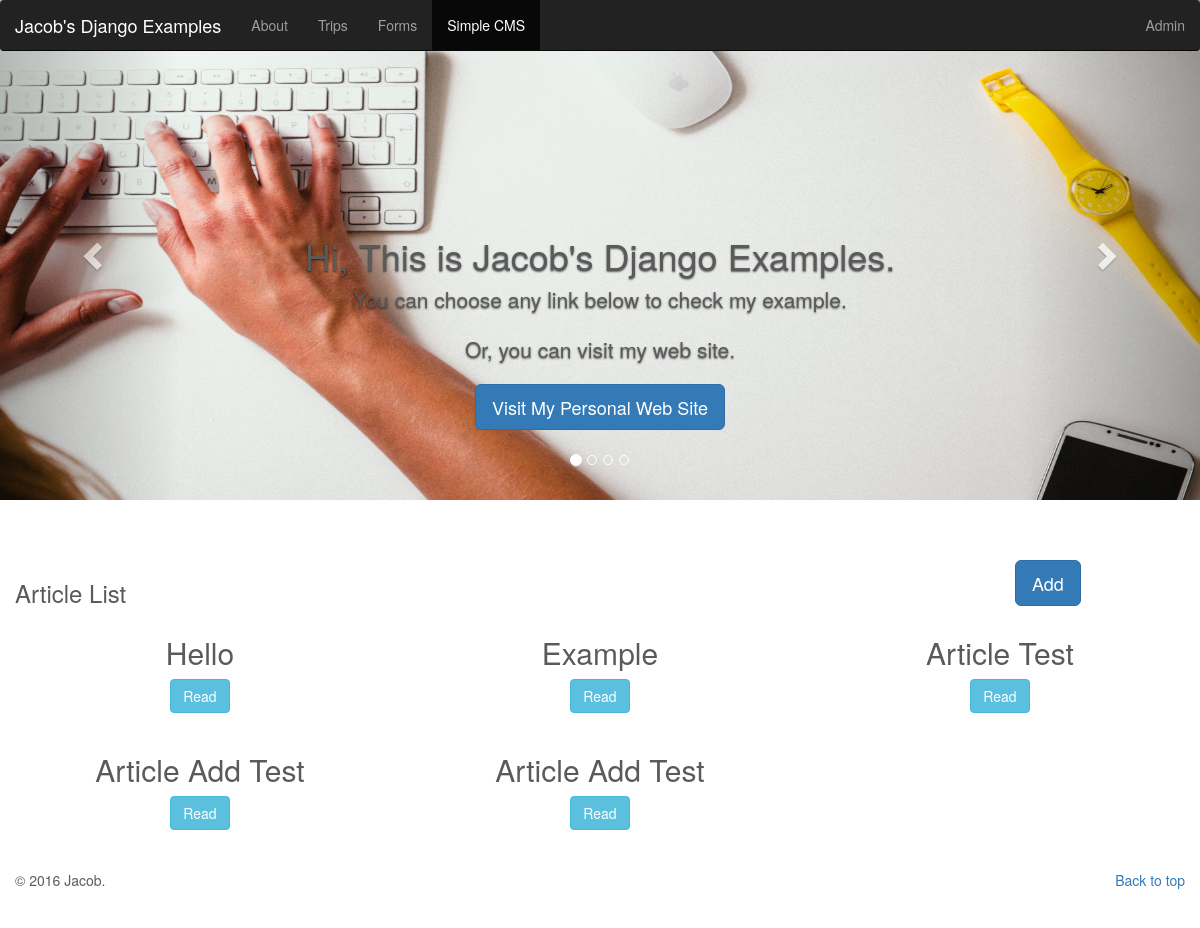
The app's page /Simple_CMS/ with its own data.
### Simple_CMS/models.py (models this page shows, shortened)
class Article(models.Model):
    id = models.AutoField(primary_key=True)
    Title = models.CharField(max_length=100)
    Content = models.TextField()
    created_at = models.DateTimeField(auto_now_add=True)

### Simple_CMS/views.py (the view)
# urls.py: url(r'^Simple_CMS/$', CMS_home),
def CMS_home(request):
    article_list = Article.objects.all()[:12]
    return render(request, 'Simple_CMS/home.html', locals())

### Simple_CMS/templatetags/custom_filter.py (called while the page is built)
@register.filter()
def MDParser(content):
    return mistune.markdown(content)

@register.filter()
def Remainder(num, int):
    return num % int

### templates/Simple_CMS/home.html (shortened to what this page needs)
{% extends 'base.html' %}
{% block navbar %}
{% include "navbar.html" with active_tab='Simple_CMS' %}
{% endblock %}
{% load custom_filter %}
{% block content %}
<div class="row">
    <div class="row">
        <div class="col-md-10">
            <h3>Article List</h3>
        </div>
        <div class="col-md-2">
            <a href="/Simple_CMS/add" class="btn btn-lg btn-primary" role="button">Add</a>
        </div>
    </div>
    {% for article in article_list %}
        {% if forloop.counter|Remainder:3 == 1 %}
            <div class="row">
                <div class="col-lg-4">
                    <h2>{{ article.Title }}</h2>
                    <a href="{% url 'CMS_detail' id=article.id %}" class="btn btn-md btn-info" role="button">Read</a>
                </div>
        {% elif forloop.counter|Remainder:3 == 2 %}
                <div class="col-lg-4">
                    <h2>{{ article.Title }}</h2>
                    <a href="{% url 'CMS_detail' id=article.id %}" class="btn btn-md btn-info" role="button">Read</a>
                </div>
        {% else %}
                <div class="col-lg-4">
                    <h2>{{ article.Title }}</h2>
                    <a href="{% url 'CMS_detail' id=article.id %}" class="btn btn-md btn-info" role="button">Read</a>
                </div>
            </div>
        {% endif %}
    {% endfor %}
</div>
{% endblock %}

### templates/static/carousel/carousel.css (style rules this page uses)
body { padding-bottom: 40px; color: #5a5a5a; }
.marketing .col-lg-4 { margin-bottom: 20px; text-align: center; }
.marketing h2 { font-weight: normal; }

### records on screen
Article: Title "Hello"
Article: Title "Example"
Article: Title "Article Test"
Article: Title "Article Add Test"
Article: Title "Article Add Test"
